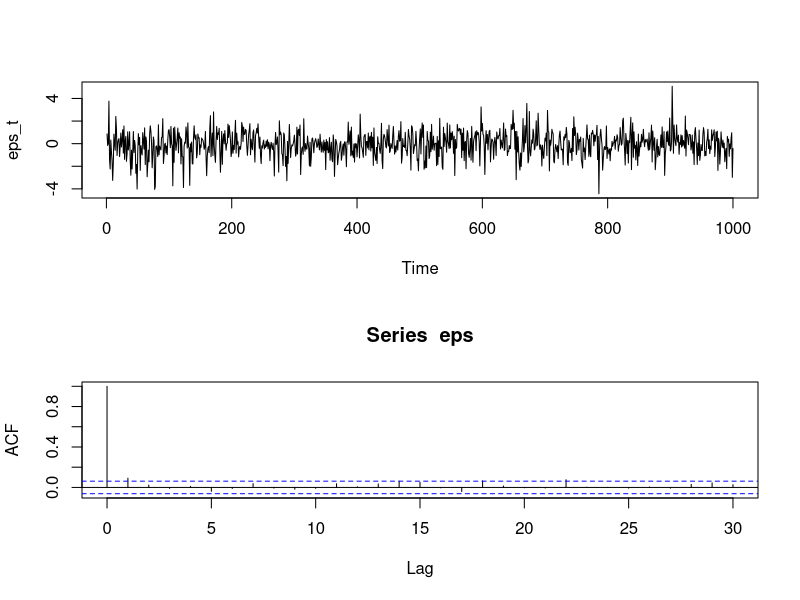
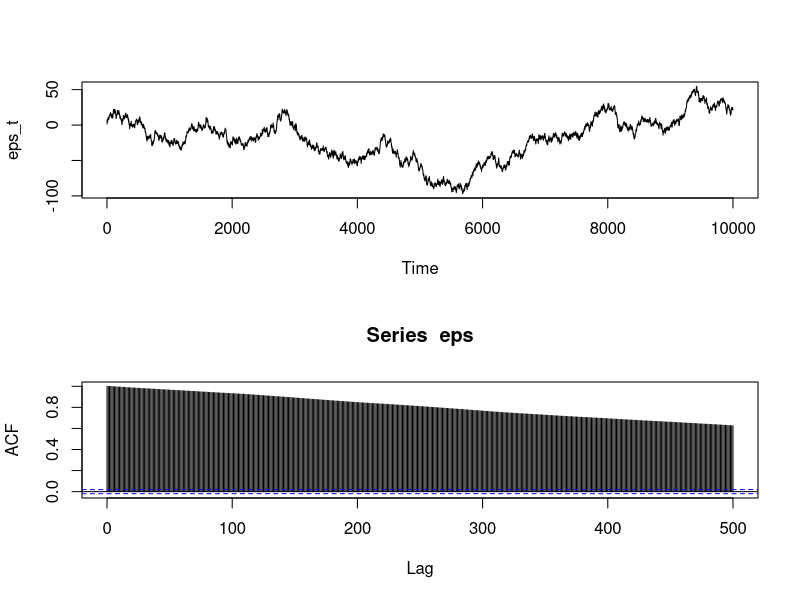
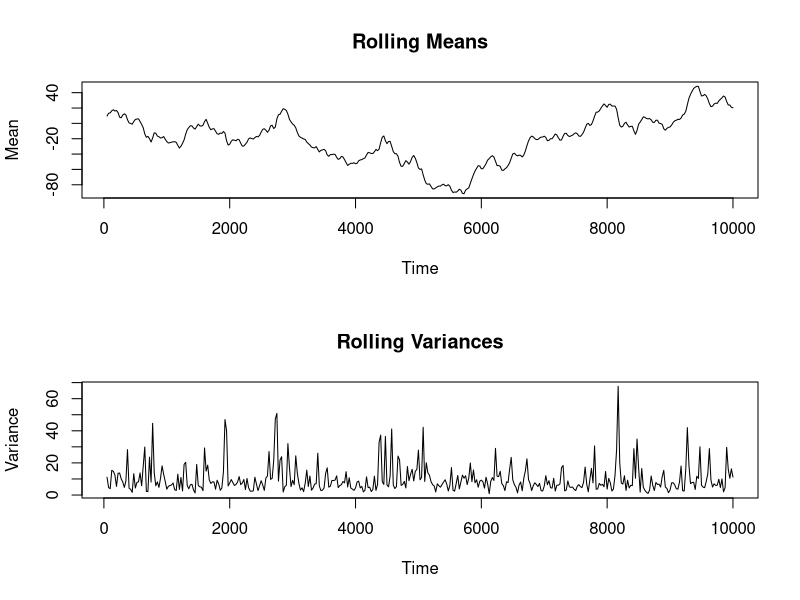

Source code (R) for these figures, in order:
## *****************************************************************************
## Course: Econometrics
## LMEF/MEF - University of Naples "Federico II"
## (c) Pietro Coretto (pcoretto@unisa.it)
## *****************************************************************************






## Simulate an AR(1) stochastic process (homework)
## -----------------------------------------------

## Set a seed for reproducibility of the results.
set.seed(134522)

## Fix constants
N      <- 1000
rho    <- 0.1
eps0   <- 1
u0     <- 0 ## although this is not needed

## initialize the container for the eps_t with an appropriate type
eps    <- rep(0, time = N)

## Sample the iid sequence for u
u      <- rt(N, df=10)

## compute the first term of the sequence
eps[1] <- rho * eps0 + u[1]

## loop over t=2,3,...N to complete the sequence
## !!! the for loop may be avoided using vector operations 
for(i in 2:N){
   eps[i] <- rho * eps[i-1] + u[i]
}

## make a 2-plots graphic display
par(mfrow=c(2,1))
plot(eps, t='l', xlab='Time', ylab='eps_t')
acf(eps, lag.max=30)


## comment the seed line above and re-run the same code several times to see
## alternative sample paths of the same process





## Now set rho=1, the rest of the code remains unchanged
set.seed(32667)
N      <- 10000
rho    <- 1
eps0   <- 1
u0     <- 0
eps    <- rep(0, time = N)
u      <- rt(N, df=10)
eps[1] <- rho * eps0 + u[1]
for(i in 2:N){
   eps[i] <- rho * eps[i-1] + u[i]
}
par(mfrow=c(2,1))
plot(eps, t='l', xlab='Time', ylab='eps_t')
acf(eps, lag.max=500)


## comment the seed line above and re-run the same code sevral times to see
## alternative sample paths of the same process














## Rolling mean and variance (homeworks)
## -------------------------------------

## Re-run the code above to produce the eps vector with rho=0.1, store the result
## in a vector x
x     <- eps
N     <- length(x)
w     <- 50    ## window length
l     <- 25    ## period


## Construct the indeces of the starting time of each subsequence
## These correpond to the big T in the formula (big T must never be used to
## store variables!)
delta   <- floor({N-w}/l)
t       <- w + {0:delta} * l ## t corresponts to T in the formula of hw file 


## Initialize the containers in which we store rolling estimates
hatmean <- rep(0, length(t))
hatvar  <- rep(0, length(t))
for (i in 1:length(t)){
   ## The following is the key line  where we pick the  data on which we form our
   ## estimate at time t[i]
   y          <- x[  {t[i] - w + 1 } : t[i]  ]
   hatmean[i] <- mean(y)
   hatvar[i]  <- var(y)
}


## Plot the two sequences of estimates in parallel plots
par(mfrow=c(2,1))
plot(t, hatmean, t='l', xlab='Time', ylab='Mean', main='Rolling Means')
plot(t, hatvar, t='l', xlab='Time', ylab='Variance', main='Rolling Variances')


## Re-run the code to simulate the process with rho=1 and re-run the previous
## block to re-estimate rolling mean and variances. Yuo can try yourself to
## explore what happens chaning w and l parameters.
